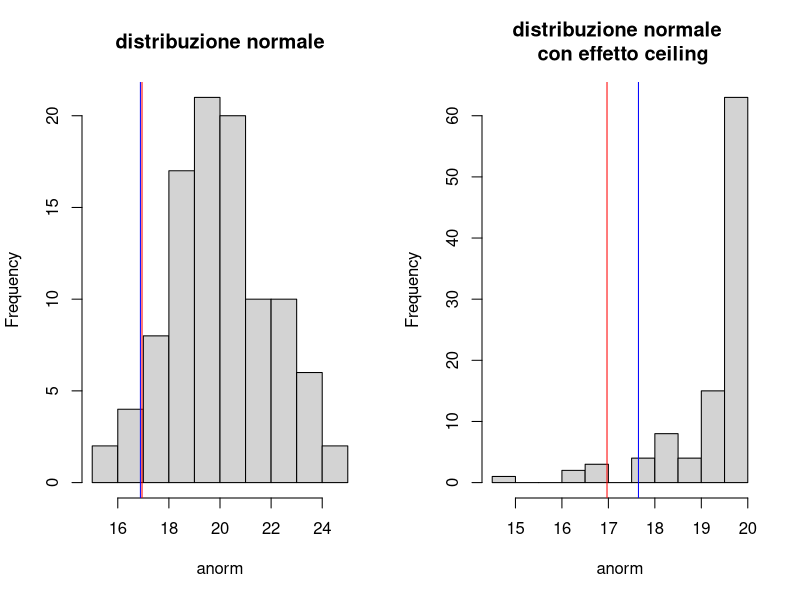

Source code (R):

# simulo una distribuzione normale di punteggi ad un test neuropsi

set.seed(66)



###### PROVA 1 DISTRIBUZIONE NORMALE


anorm=rnorm(100, mean=20, sd=2)

par(mfrow=c(1,2))
# divido il device graphico in due perché voglio confrontare i due grafici

hist(anorm, main="distribuzione normale")

# calcolo il cut-off come paramatrico sulla base del valore che delimita 
# il 0.05 dei punteggi più bassi nella distribuzione con media dei miei punteggi e sd dei miei punteggi

cut.off_sd=qnorm(0.05, mean=mean(anorm), sd=sd(anorm))

# calcolo il cut-off come percentile non parametrico
cut.off_nonpar=quantile(anorm, prob=0.05)


abline(v=cut.off_sd, col="blue")

abline(v=cut.off_nonpar, col="red")

# nota che i valori sono molto simili




###### PROVA 2 DISTRIBUZIONE NORMALE CON EFFETTO CEILING

set.seed=20

anorm=rnorm(100, mean=20, sd=2)

# simulo un effetto ceiling mettendo a 20 tutti i valori di 20 o superiori

anorm[anorm>=20]=20

hist(anorm, main="distribuzione normale \n con effetto ceiling")

# calcolo il cut-off come paramatrico sulla base del valore che delimita 
# il 0.05 dei punteggi più bassi nella distribuzione con media dei miei punteggi e sd dei miei punteggi

cut.off_sd=qnorm(0.05, mean=mean(anorm), sd=sd(anorm))

# calcolo il cut-off come percentile non parametrico
cut.off_nonpar=quantile(anorm, prob=0.05)

abline(v=cut.off_sd, col="blue")

abline(v=cut.off_nonpar, col="red")

# nota che i valori si discostano di un po'.